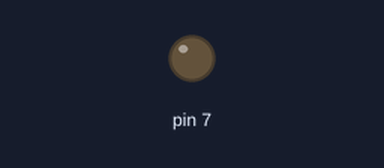
The sketch below on a simulated Arduino Uno, built with avr-gcc and run on an emulated ATmega328P. Parts: output pins drawn as LEDs (lit = HIGH). Dashed ring = blinking. At 3.0 s the program stops and its outputs stay as they are.

Above: at 0.5 s.
At 2.7 s:
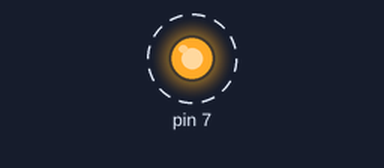
Timing chart, 0 to 3.0 s (numbered marks = the images above):
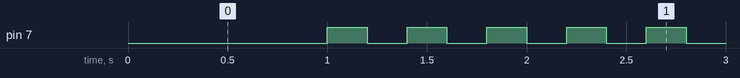

The sketch:

05_practice_2.ino
```cpp
void setup() {
  pinMode(7, OUTPUT);

}
void loop() {
  digitalWrite(7, LOW);
  delay(1000);
  digitalWrite(7, HIGH);
  for (int i=0;i<5;i++){
    delay(200);
    digitalWrite(7, LOW);
    delay(200);
    digitalWrite(7, HIGH);

  }
  while(1){}


}
```

Measured:
- by itself, pin 7: alternates HIGH for 0.20 s and LOW for 0.20 s, 11 changes in all, then stays HIGH
